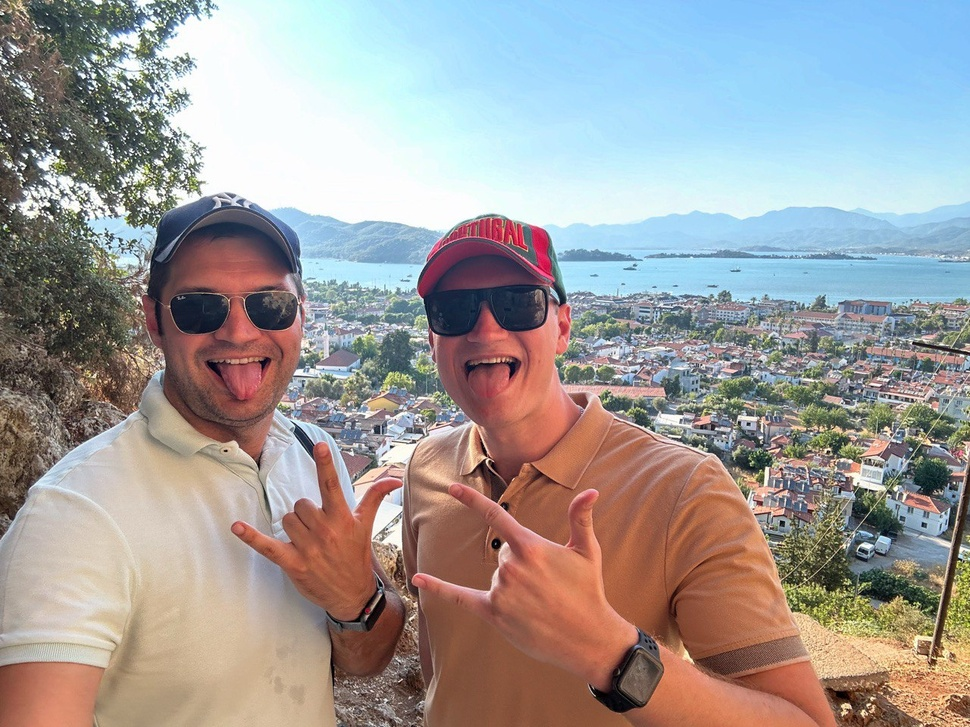
#> input picture DIP/Images_DIP/1e72bfd5-95f4-494f-a22f-a02b91a3c2fd.jpg, 970 x 727 px, shrunk from 1280 x 960 before the run, found by its file name
$ python Negative.py
#> lines starting #> are read from the running program, lines starting #| are printed output that depends on the picture
import cv2 as cv
import matplotlib.pyplot as plt
import numpy as np

def negative(path_to_image):
    img = cv.imread(path_to_image, cv.IMREAD_GRAYSCALE)
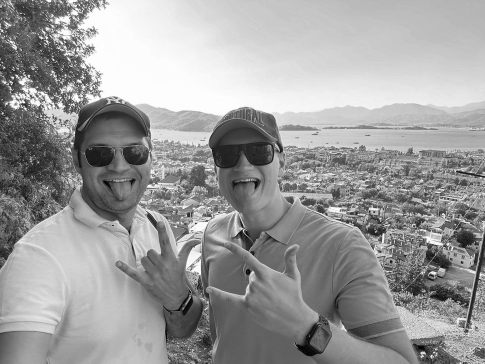
#> img: shape (727, 970) (shown at 1/2 size); min 0, max 255, mean 155.9

    img_1 = 255 - img
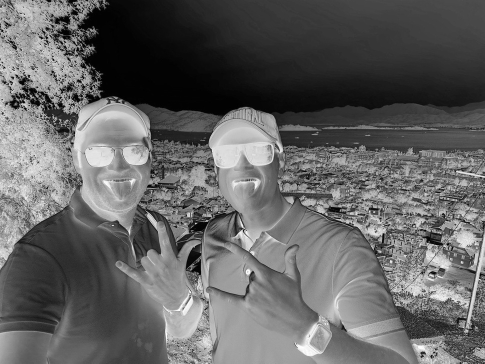
#> img_1: shape (727, 970) (shown at 1/2 size); min 0, max 255, mean 99.1

    orig_hist = calculate_histogram(img) / (img.shape[0] * img.shape[1])
#> in calculate_histogram, `histogram = np.bincount(img.ravel(), minlength=256)`: histogram = 256 values, max 13354 at index 253, min 39 at index 1, mean 2754.6
#> in calculate_histogram, `normalized_hist = histogram / img.size`: normalized_hist = 256 values, max 0.0189 at index 253, min 5.53e-05 at index 1, mean 0.00391
#> orig_hist = 256 values, max 2.69e-08 at index 253, min 7.84e-11 at index 1, mean 5.54e-09
    changed_hist = calculate_histogram(img_1) / (img_1.shape[0] * img_1.shape[1])
#> changed_hist = 256 values, max 2.69e-08 at index 2, min 7.84e-11 at index 254, mean 5.54e-09

    show_histograms_and_images(img, img_1, orig_hist, changed_hist)

def calculate_histogram(img):
    # [7 lines of commented-out code are left out]
    histogram = np.bincount(img.ravel(), minlength=256)
    # Нормализация гистограммы
    normalized_hist = histogram / img.size
    return normalized_hist


def show_histograms_and_images(orig_img, changed_img, orig_hist, changed_hist):
    fig, axes = plt.subplots(2, 2, figsize=(10, 8))  # Увеличиваем размер графиков

    axes[0, 0].imshow(orig_img, cmap='gray')
    axes[0, 0].set_title('Original Image', fontsize=14)
    axes[0, 0].axis('off')  # Убираем оси

    axes[0, 1].imshow(changed_img, cmap='gray')
    axes[0, 1].set_title('Changed Image', fontsize=14)
    axes[0, 1].axis('off')  # Убираем оси

    # Гистограмма для оригинального изображения
    axes[1, 0].bar(range(256), orig_hist, color='yellow', width=1.0, edgecolor="black")
    axes[1, 0].set_title('Histogram of Original Image', fontsize=14)
    axes[1, 0].set_xlabel('Pixel Intensity', fontsize=12)
    axes[1, 0].set_ylabel('Frequency', fontsize=12)
    axes[1, 0].grid(True, linestyle='--', alpha=0.6)  # Добавляем сетку

    # Гистограмма для измененного изображения
    axes[1, 1].bar(range(256), changed_hist, color='red', width=1.0, edgecolor="black")
    axes[1, 1].set_title('Histogram of Changed Image', fontsize=14)
    axes[1, 1].set_xlabel('Pixel Intensity', fontsize=12)
    axes[1, 1].set_ylabel('Frequency', fontsize=12)
    axes[1, 1].grid(True, linestyle='--', alpha=0.6)  # Добавляем сетку

    # Выравниваем графики
    plt.tight_layout()
    plt.show()
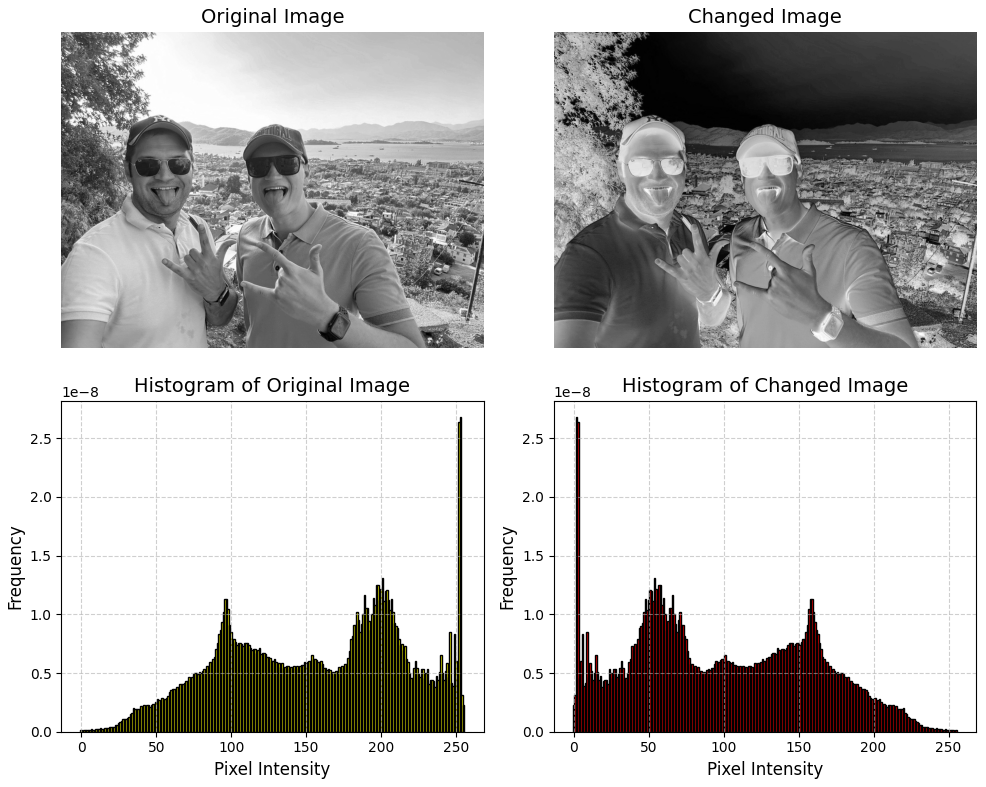
#> figure drawn by matplotlib, 4 panels; panel 3: tallest bar 2.69e-08 high, from x = 252.5 to 253.5; panel 4: tallest bar 2.69e-08 high, from x = 1.5 to 2.5

negative(r"D:\pythonProject\DIP\Images_DIP\1e72bfd5-95f4-494f-a22f-a02b91a3c2fd.jpg")

$ run again, with DIP/Images_DIP/275ee868-4440-47ba-9fee-b26e9b211825.jpg copied over DIP/Images_DIP/1e72bfd5-95f4-494f-a22f-a02b91a3c2fd.jpg
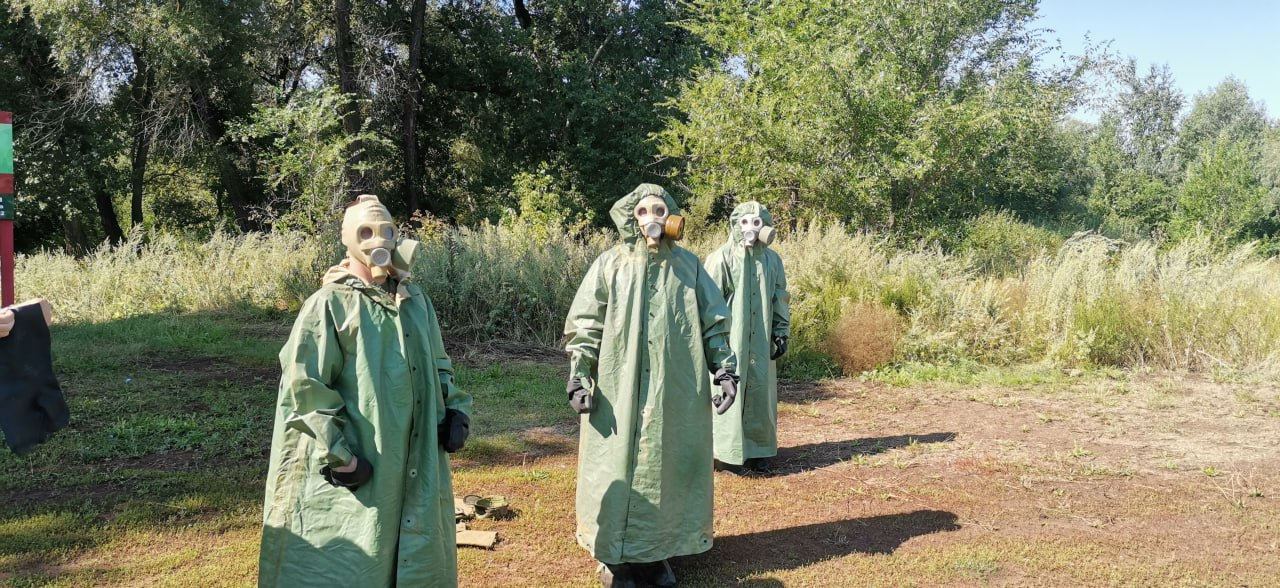
#> input picture DIP/Images_DIP/275ee868-4440-47ba-9fee-b26e9b211825.jpg, 1280 x 588 px, found by its file name
#> in negative, `img_1 = 255 - img`:
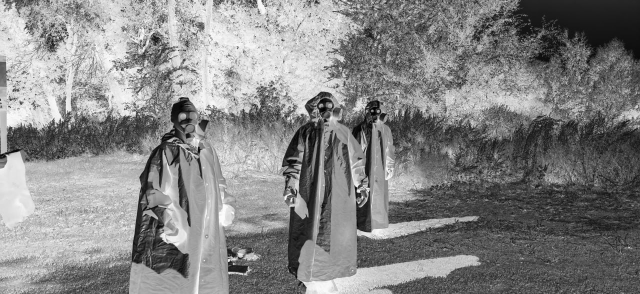
#> img_1: shape (588, 1280) (shown at 1/2 size); min 0, max 255, mean 132.3
#> histogram = 256 values, max 4534 at index 173, min 46 at index 254, mean 2940
#> normalized_hist = 256 values, max 0.00602 at index 173, min 6.11e-05 at index 254, mean 0.00391
#> orig_hist = 256 values, max 8e-09 at index 173, min 8.12e-11 at index 254, mean 5.19e-09
#> changed_hist = 256 values, max 8e-09 at index 82, min 8.12e-11 at index 1, mean 5.19e-09
#> in show_histograms_and_images, `plt.show()`:
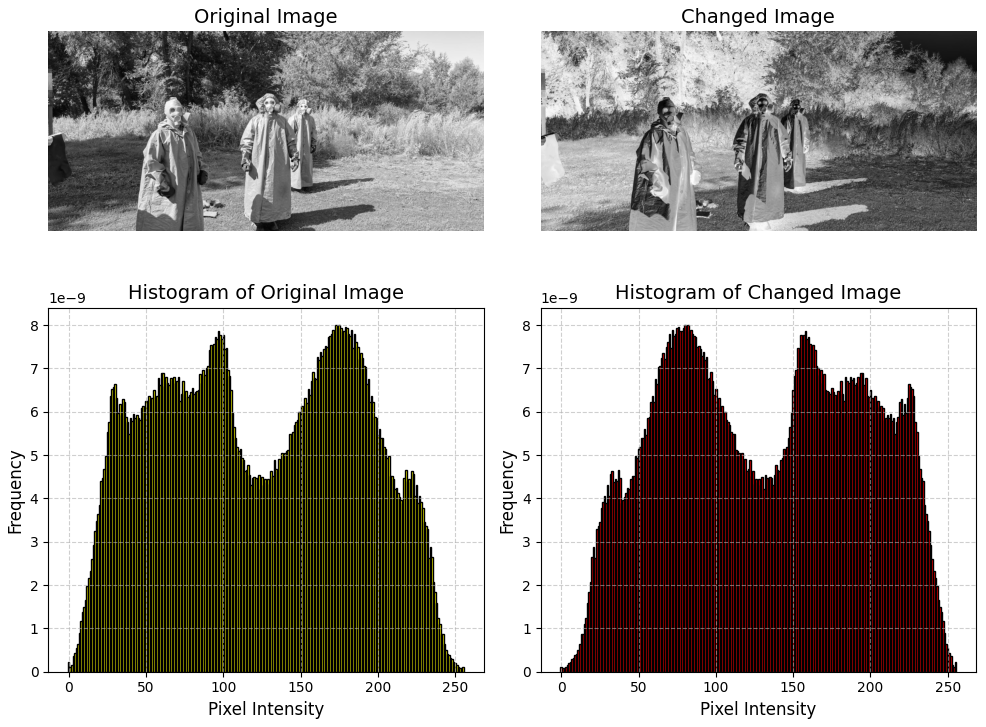
#> figure drawn by matplotlib, 4 panels; panel 3: tallest bar 8e-09 high, from x = 172.5 to 173.5; panel 4: tallest bar 8e-09 high, from x = 81.5 to 82.5

$ run again, with DIP/Images_DIP/9294c849-a362-4011-b1ba-e5e7fae4268a.jpg copied over DIP/Images_DIP/1e72bfd5-95f4-494f-a22f-a02b91a3c2fd.jpg
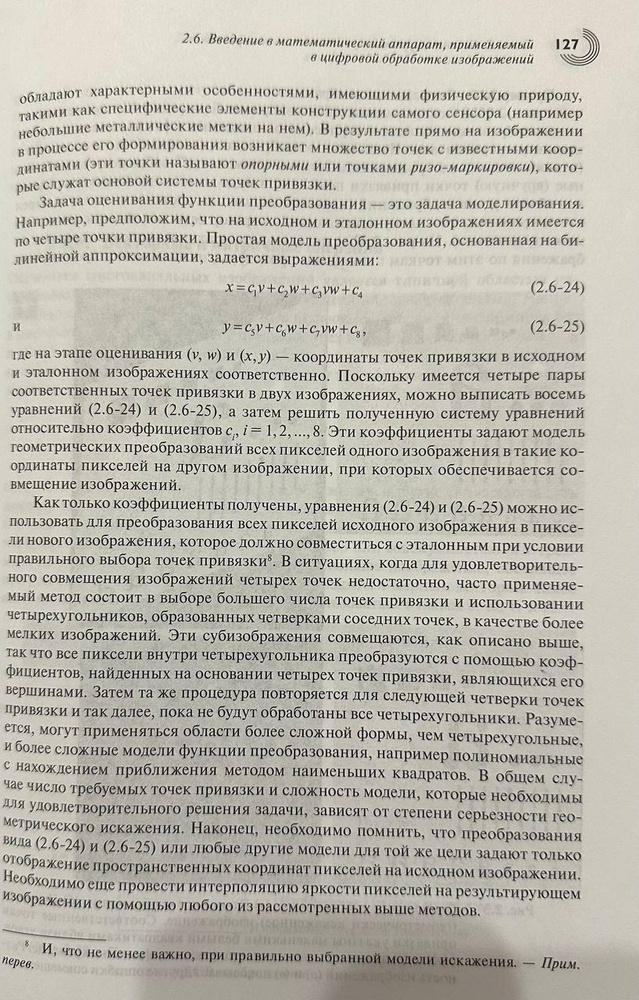
#> input picture DIP/Images_DIP/9294c849-a362-4011-b1ba-e5e7fae4268a.jpg, 639 x 1000 px, shrunk from 818 x 1280 before the run, found by its file name
#> in negative, `img_1 = 255 - img`:
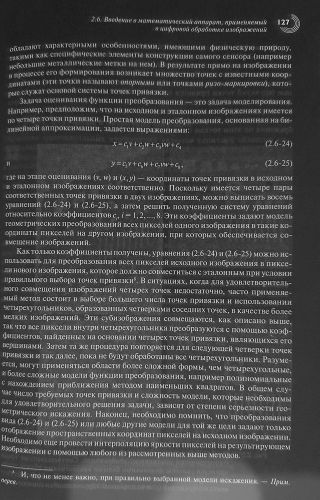
#> img_1: shape (1000, 639) (shown at 1/2 size); min 0, max 255, mean 73.3
#> histogram = 256 values, max 13014 at index 199, min 76 at index 251, mean 2496.1
#> normalized_hist = 256 values, max 0.0204 at index 199, min 0.000119 at index 251, mean 0.00391
#> orig_hist = 256 values, max 3.19e-08 at index 199, min 1.86e-10 at index 251, mean 6.11e-09
#> changed_hist = 256 values, max 3.19e-08 at index 56, min 1.86e-10 at index 4, mean 6.11e-09
#> in show_histograms_and_images, `plt.show()`:
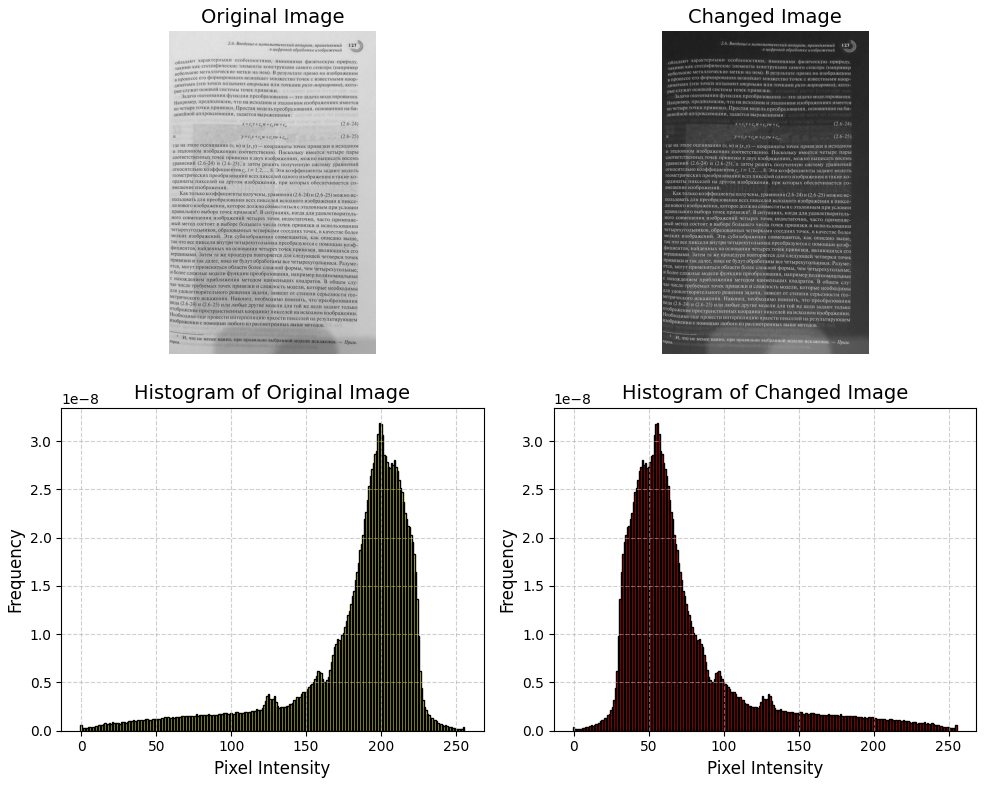
#> figure drawn by matplotlib, 4 panels; panel 3: tallest bar 3.19e-08 high, from x = 198.5 to 199.5; panel 4: tallest bar 3.19e-08 high, from x = 55.5 to 56.5
